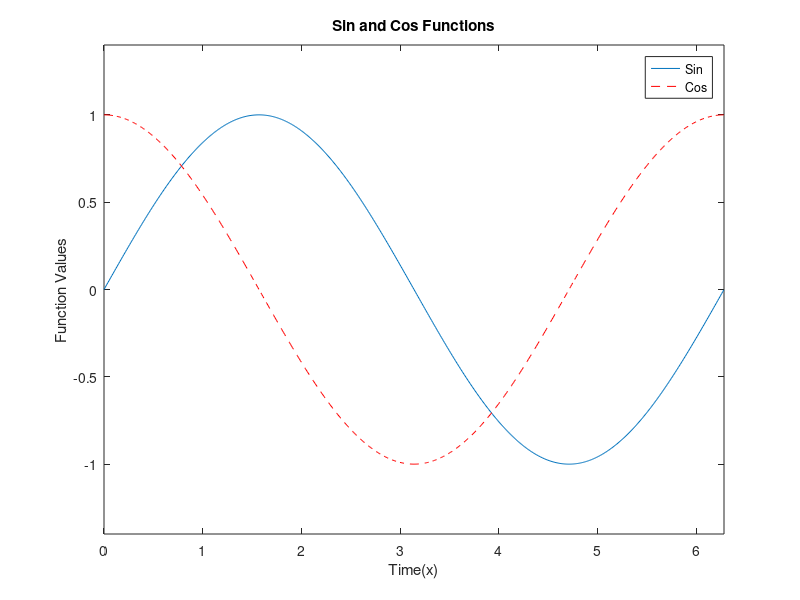

Reproduce this figure in MATLAB.
%Homework2_Q4 Halil ?brahim KIRLI 090130315
%a.
    %twoLinePlot
%b.
    figure
%c.
    t=0:0.01:2*pi
    plot(t,sin(t))
    hold on
    plot(t,cos(t),'r--')
%d.
    xlabel('Time(x)')
    ylabel('Function Values')
    title('Sin and Cos Functions')
    legend('Sin','Cos')
%e.
    xlim([0 2*pi])
    ylim([-1.4 1.4])
    hold off